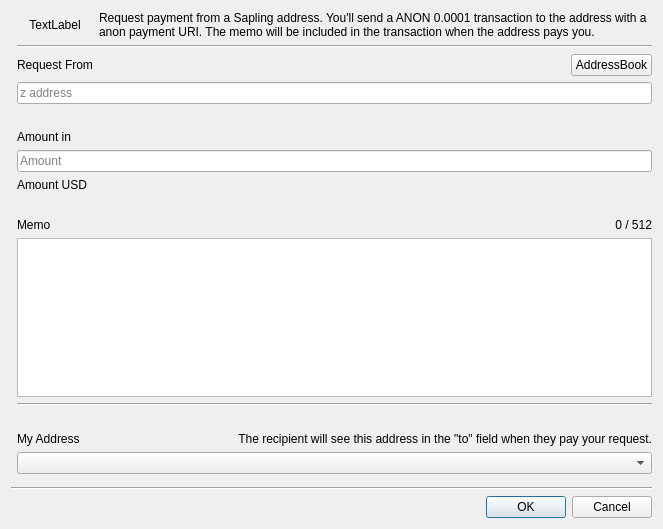
<?xml version="1.0" encoding="UTF-8"?>
<ui version="4.0">
 <class>RequestDialog</class>
 <widget class="QDialog" name="RequestDialog">
  <property name="geometry">
   <rect>
    <x>0</x>
    <y>0</y>
    <width>663</width>
    <height>529</height>
   </rect>
  </property>
  <property name="windowTitle">
   <string>Payment Request</string>
  </property>
  <layout class="QGridLayout" name="gridLayout">
   <item row="18" column="1" colspan="3">
    <widget class="AddressCombo" name="cmbMyAddress"/>
   </item>
   <item row="2" column="3">
    <layout class="QHBoxLayout" name="horizontalLayout">
     <item>
      <spacer name="horizontalSpacer">
       <property name="orientation">
        <enum>Qt::Horizontal</enum>
       </property>
       <property name="sizeHint" stdset="0">
        <size>
         <width>40</width>
         <height>20</height>
        </size>
       </property>
      </spacer>
     </item>
     <item>
      <widget class="QPushButton" name="btnAddressBook">
       <property name="text">
        <string>AddressBook</string>
       </property>
      </widget>
     </item>
    </layout>
   </item>
   <item row="21" column="0" colspan="4">
    <widget class="Line" name="line">
     <property name="orientation">
      <enum>Qt::Horizontal</enum>
     </property>
    </widget>
   </item>
   <item row="2" column="1">
    <widget class="QLabel" name="lblAddress">
     <property name="text">
      <string>Request From</string>
     </property>
    </widget>
   </item>
   <item row="15" column="1">
    <widget class="QLabel" name="label_2">
     <property name="text">
      <string>My Address</string>
     </property>
    </widget>
   </item>
   <item row="5" column="1" colspan="3">
    <widget class="QLabel" name="lblSaplingWarning">
     <property name="styleSheet">
      <string notr="true">color: red;</string>
     </property>
     <property name="text">
      <string/>
     </property>
    </widget>
   </item>
   <item row="6" column="1">
    <widget class="QLabel" name="lblAmount">
     <property name="text">
      <string>Amount in </string>
     </property>
    </widget>
   </item>
   <item row="10" column="1">
    <widget class="QLabel" name="label">
     <property name="text">
      <string/>
     </property>
    </widget>
   </item>
   <item row="24" column="2" colspan="2">
    <widget class="QDialogButtonBox" name="buttonBox">
     <property name="orientation">
      <enum>Qt::Horizontal</enum>
     </property>
     <property name="standardButtons">
      <set>QDialogButtonBox::Cancel|QDialogButtonBox::Ok</set>
     </property>
    </widget>
   </item>
   <item row="14" column="1">
    <widget class="QLabel" name="label_4">
     <property name="text">
      <string/>
     </property>
    </widget>
   </item>
   <item row="4" column="1" colspan="3">
    <widget class="QLineEdit" name="txtFrom">
     <property name="sizePolicy">
      <sizepolicy hsizetype="Minimum" vsizetype="Fixed">
       <horstretch>0</horstretch>
       <verstretch>0</verstretch>
      </sizepolicy>
     </property>
     <property name="alignment">
      <set>Qt::AlignLeading|Qt::AlignLeft|Qt::AlignVCenter</set>
     </property>
     <property name="placeholderText">
      <string>z address</string>
     </property>
    </widget>
   </item>
   <item row="1" column="1" colspan="3">
    <widget class="Line" name="line_3">
     <property name="orientation">
      <enum>Qt::Horizontal</enum>
     </property>
    </widget>
   </item>
   <item row="12" column="1" colspan="3">
    <widget class="MemoEdit" name="txtMemo">
     <property name="sizePolicy">
      <sizepolicy hsizetype="Expanding" vsizetype="Preferred">
       <horstretch>0</horstretch>
       <verstretch>0</verstretch>
      </sizepolicy>
     </property>
    </widget>
   </item>
   <item row="7" column="1" colspan="3">
    <widget class="QLineEdit" name="txtAmount">
     <property name="alignment">
      <set>Qt::AlignLeading|Qt::AlignLeft|Qt::AlignVCenter</set>
     </property>
     <property name="placeholderText">
      <string>Amount</string>
     </property>
    </widget>
   </item>
   <item row="13" column="1" colspan="3">
    <widget class="Line" name="line_2">
     <property name="orientation">
      <enum>Qt::Horizontal</enum>
     </property>
    </widget>
   </item>
   <item row="15" column="3">
    <widget class="QLabel" name="lblAddressInfo">
     <property name="text">
      <string>The recipient will see this address in the &quot;to&quot; field when they pay your request.</string>
     </property>
     <property name="alignment">
      <set>Qt::AlignRight|Qt::AlignTrailing|Qt::AlignVCenter</set>
     </property>
    </widget>
   </item>
   <item row="11" column="3">
    <widget class="QLabel" name="lblMemoLen">
     <property name="text">
      <string notr="true">0 / 512</string>
     </property>
     <property name="alignment">
      <set>Qt::AlignRight|Qt::AlignTrailing|Qt::AlignVCenter</set>
     </property>
    </widget>
   </item>
   <item row="9" column="1">
    <widget class="QLabel" name="txtAmountUSD">
     <property name="text">
      <string>Amount USD</string>
     </property>
     <property name="alignment">
      <set>Qt::AlignLeading|Qt::AlignLeft|Qt::AlignVCenter</set>
     </property>
    </widget>
   </item>
   <item row="20" column="1">
    <spacer name="verticalSpacer">
     <property name="orientation">
      <enum>Qt::Vertical</enum>
     </property>
     <property name="sizeHint" stdset="0">
      <size>
       <width>20</width>
       <height>40</height>
      </size>
     </property>
    </spacer>
   </item>
   <item row="11" column="1">
    <widget class="QLabel" name="label_3">
     <property name="text">
      <string>Memo</string>
     </property>
    </widget>
   </item>
   <item row="0" column="1">
    <widget class="QLabel" name="lblPixmap">
     <property name="text">
      <string>TextLabel</string>
     </property>
     <property name="alignment">
      <set>Qt::AlignCenter</set>
     </property>
    </widget>
   </item>
   <item row="0" column="2" colspan="2">
    <widget class="QLabel" name="lblHeader">
     <property name="text">
      <string>Request payment from a Sapling address. You'll send a ANON 0.0001 transaction to the address with a anon payment URI. The memo will be included in the transaction when the address pays you.</string>
     </property>
     <property name="wordWrap">
      <bool>true</bool>
     </property>
    </widget>
   </item>
  </layout>
 </widget>
 <customwidgets>
  <customwidget>
   <class>MemoEdit</class>
   <extends>QPlainTextEdit</extends>
   <header>memoedit.h</header>
  </customwidget>
  <customwidget>
   <class>AddressCombo</class>
   <extends>QComboBox</extends>
   <header>addresscombo.h</header>
  </customwidget>
 </customwidgets>
 <tabstops>
  <tabstop>txtAmount</tabstop>
  <tabstop>txtMemo</tabstop>
 </tabstops>
 <resources/>
 <connections>
  <connection>
   <sender>buttonBox</sender>
   <signal>accepted()</signal>
   <receiver>RequestDialog</receiver>
   <slot>accept()</slot>
   <hints>
    <hint type="sourcelabel">
     <x>248</x>
     <y>254</y>
    </hint>
    <hint type="destinationlabel">
     <x>157</x>
     <y>274</y>
    </hint>
   </hints>
  </connection>
  <connection>
   <sender>buttonBox</sender>
   <signal>rejected()</signal>
   <receiver>RequestDialog</receiver>
   <slot>reject()</slot>
   <hints>
    <hint type="sourcelabel">
     <x>316</x>
     <y>260</y>
    </hint>
    <hint type="destinationlabel">
     <x>286</x>
     <y>274</y>
    </hint>
   </hints>
  </connection>
 </connections>
</ui>
